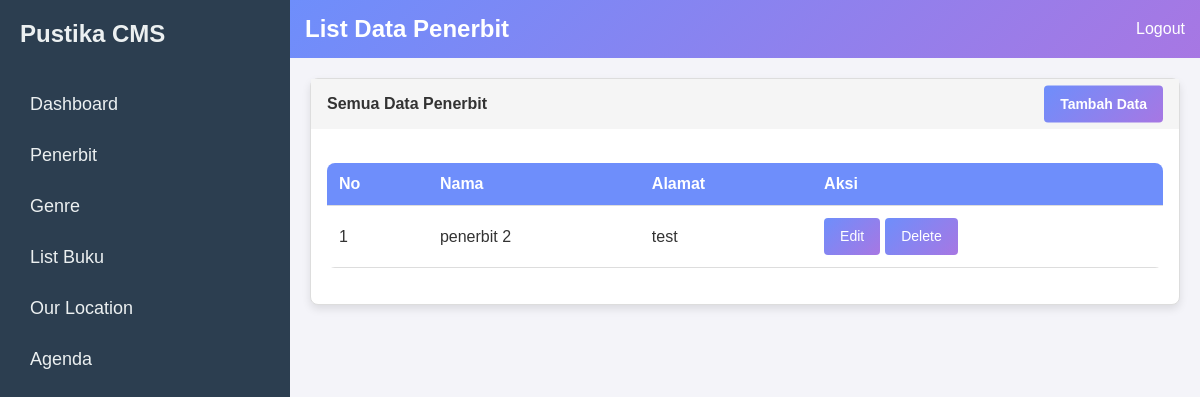
Page /admin-penerbit/index (signed in) on the earlier database version.
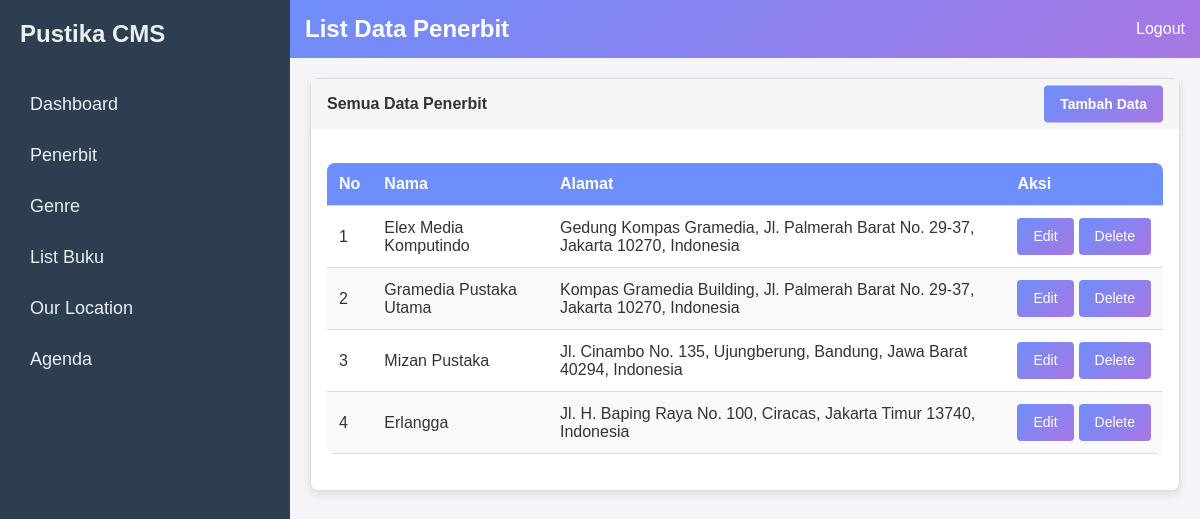
Same page on the later database version.
### tables this page shows
CREATE TABLE `penerbit` (
  `id` int NOT NULL AUTO_INCREMENT,
  `nama` varchar(255) DEFAULT NULL,
  `alamat` text,
  `created_at` timestamp NULL DEFAULT CURRENT_TIMESTAMP,
  PRIMARY KEY (`id`)
);

### Core/ResponseFactory.php (called while the page is built, shortened)
<?php
class ResponseFactory
{
    public static function view($config, $templates, $data = []): Response
    {
        extract($data);
        if (is_array($templates)) {
            foreach ($templates as $template) {
                include $config::VIEW_PATH . str_replace('.', DIRECTORY_SEPARATOR, $template) . '.php';
            }
        } else {
            include $config::VIEW_PATH . str_replace('.', DIRECTORY_SEPARATOR, $templates) . '.php';
        }
        $content = ob_get_clean();
        if (isset($data['layout'])) {
            $layoutPath = $config::VIEW_PATH . 'layouts/' . $data['layout'] . '.php';
            if (file_exists($layoutPath)) {
                include $layoutPath;
                $responseContent = ob_get_clean();
            } else {
                $responseContent = $content;
            }
        } else {
            $responseContent = $content;
        }
        return new Response($responseContent, [
            'Content-Type' => 'text/html'
        ], 200);
    }
}

### Core/helpers.php (called while the page is built, shortened)
<?php
if (!function_exists('view')) {
    function view($views, $data = [], $layout = null)
    {
        $data['layout'] = $layout;
        return ResponseFactory::view(app()->getConfig(), $views, $data);
    }
}
if (!function_exists('session')) {
    function session($key, ...$value)
    {
        return $_SESSION[$key] ?? null;
    }
}
if (!function_exists('auth')) {
    function auth(...$user)
    {
        $modelClass = 'App\\Models\\User';
        if (class_exists($modelClass)) {
            return session('user_auth') ?? new $modelClass();
        }
        throw new \Exception('User model configuration is missing or invalid.');
    }
}
if (!function_exists('app')) {
    function app()
    {
        return Pustika::getInstance();
    }
}

### App/Controllers/AdminPenerbitController.php (called while the page is built, shortened)
<?php
class AdminPenerbitController
{
    protected $penerbitModel;
    public function __construct()
    {
        $this->penerbitModel = new Penerbit();
    }
    public function index(Request $request)
    {
        $data = [
            'user' => auth(),
            'penerbit' => $this->penerbitModel->all()
        ];
        return view('admin/penerbit/index', $data, 'admin');
    }
}

### Core/Router.php (called while the page is built, shortened)
<?php
class Router
{
    protected $config;
    public function __construct($config)
    {
        $this->config = $config;
    }
    public function handle(Request $request): Response
    {
        $uri = $request->server('REQUEST_URI');
        $uri = str_replace($this->config::BASE_URL, "", $uri);
        $args = explode('/', trim($uri, '/'));
        if (1 === count($args)) {
            $controller = $this->config::DEFAULT_CONTROLLER;
            $method = array_shift($args) ?: $this->config::ACTION_INDEX;
        } else {
            $controller = array_shift($args);
            $method = array_shift($args);
        }
        $method = explode('?', $method, 2)[0];
        $controller = $this->convertToCamelCase($controller);
        $method = $this->convertToStudlyCaps($method);
        return $this->run($controller, $method, $args, $request);
    }
    protected function convertToCamelCase($value): string
    {
        return str_replace(' ', '', ucwords(str_replace('-', ' ', $value)));
    }
    protected function convertToStudlyCaps($value): string
    {
        return lcfirst($this->convertToCamelCase($value));
    }
    protected function run($controller, $method, $args, Request $request): Response
    {
        array_unshift($args, $request);
        $class = $this->config::CONTROLLER_NAMESPACE."\\{$controller}Controller";
        if (class_exists($class) && is_callable($toCall = [new $class, $method])) {
            $result = call_user_func_array($toCall, $args);
        } else {
            $class = $this->config::CONTROLLER_NAMESPACE.'\\'.$this->config::DEFAULT_CONTROLLER.'Controller';
            $result = call_user_func([new $class, $this->config::ACTION_404], $request);
        }
        return $result;
    }
}

### public/index.php (called while the page is built, shortened)
<?php
require_once dirname(__DIR__) . '/Core/helpers.php';
$app = Core\Pustika::getInstance(App\Config::class);

### Core/Database.php (called while the page is built, shortened)
<?php
final class Database
{
    private static $conn = null;
    public static function getConnection()
    {
        if (is_null(self::$conn)) {
            $c = app()->getConfig()::DB_CONFIG;
            $dsn = "mysql:host={$c['host']};dbname={$c['dbname']};";
            if (isset($c['port'])) {
                $dsn .= "port={$c['port']};";
            }
            self::$conn = new \PDO(
                $dsn,
                $c['username'],
                $c['password']
            );
            self::$conn->setAttribute(\PDO::ATTR_ERRMODE, \PDO::ERRMODE_EXCEPTION);
        }
        return self::$conn;
    }
}

### Core/Model.php (called while the page is built, shortened)
<?php
class Model
{
    protected $table = null;
    protected $query = '';
    protected $params = [];
    public function all($columns = ['*'], $fetchStyle = \PDO::FETCH_BOTH)
    {
        $columns = implode(",", $columns);
        $stmt = Database::getConnection()
            ->prepare("SELECT $columns FROM $this->table" . $this->query);
        $stmt->execute($this->params);
        return $stmt->fetchAll($fetchStyle);
    }
}

### Core/View.php (called while the page is built, shortened)
<?php
class View
{
    protected static $sections = [];
    protected static $currentSection;
    public static function startSection($name)
    {
        self::$currentSection = $name;
    }
    public static function endSection()
    {
        if (self::$currentSection) {
            self::$sections[self::$currentSection] = ob_get_clean();
            self::$currentSection = null;
        }
    }
    public static function yieldSection($name)
    {
        return self::$sections[$name] ?? '';
    }
}

### Core/Response.php (called while the page is built, shortened)
<?php
class Response
{
    protected $content = '';
    public function __construct($content = '', $headers = [], $statusCode = 200)
    {
        $this->content = $content;
    }
    public function getContent(): string
    {
        return $this->content;
    }
}

### App/Views/admin/penerbit/index.php (the view, shortened to what this page needs)
<header class="header">
    <h1>List Data Penerbit</h1>
    <div class="header-right">
        <a href="/auth/logout" onclick="return confirm('Apakah anda ingin logout?')" class="header-link">Logout</a>
    </div>
</header>
<div class="card">
    <div class="card-header">
        Semua Data Penerbit
        <a href="/admin-penerbit/create" class="btn btn-sm btn-primary create-btn">Tambah Data</a>
    </div>
    <div class="card-body">
        <br>
        <table class="styled-table">
            <thead>
                <tr>
                    <th>No</th>
                    <th>Nama</th>
                    <th>Alamat</th>
                    <th>Aksi</th>
                </tr>
            </thead>
            <tbody>
                <?php foreach ($penerbit as $row => $item): ?>
                <tr>
                    <td><?php echo htmlspecialchars($row + 1); ?></td>
                    <td><?php echo htmlspecialchars($item['nama']); ?></td>
                    <td><?php echo htmlspecialchars($item['alamat']); ?></td>
                    <td>
                        <div class="btn-group">
                            <a href="/admin-penerbit/edit/<?php echo $item['id']; ?>"
                                class="btn btn-sm btn-primary">Edit</a>
                            <a href="/admin-penerbit/delete/<?php echo $item['id']; ?>" class="btn btn-sm btn-primary"
                                onclick="return confirm('Apakah anda yakin ingin menghapus data ini?')">Delete</a>
                        </div>
                    </td>
                </tr>
                <?php endforeach; ?>
            </tbody>
        </table>
    </div>
</div>

### App/Views/layouts/admin.php (shortened to what this page needs)
<!DOCTYPE html>
<html lang="en">
<head>
    <link rel="stylesheet" href="/assets/css/admin.css">
</head>
<body>
    <div class="container">
        <aside class="sidebar">
            <div class="sidebar-header">
                <h2>Pustika CMS</h2>
            </div>
            <nav class="sidebar-nav">
                <ul>
                    <li><a href="/dashboard/index">Dashboard</a></li>
                    <li><a href="/admin-penerbit/index">Penerbit</a></li>
                    <li><a href="/admin-genre/index">Genre</a></li>
                    <li><a href="/admin-buku/index">List Buku</a></li>
                    <li><a href="/admin-our-location/index">Our Location</a></li>
                    <li><a href="/admin-agenda/index">Agenda</a></li>
                </ul>
            </nav>
        </aside>
        <main class="main-content">
            <header>
                <?php echo \Core\View::yieldSection('header'); ?>
            </header>
            <div class="content">
                <?php echo \Core\View::yieldSection('content'); ?>
            </div>
        </main>
    </div>
</body>
</html>

### Core/Pustika.php (shortened to what this page needs)
<?php
class Pustika
{
    protected static $instance = null;
    protected $config;
    protected $request;
    protected $router;
    protected $response;
    private function __construct($config = [])
    {
        $this->config = $config;
    }
    public static function getInstance($config = \Core\Config::class): Pustika
    {
        if (is_null(self::$instance) && !empty($config)) {
            self::$instance = new Pustika($config);
            self::$instance->request = self::$instance->makeRequest();
            self::$instance->router = new Router(self::$instance->config);
            self::$instance->response = self::$instance->routeRequest();
        }
        return self::$instance;
    }
    protected function makeRequest()
    {
        return new Request(
            $this->config::getGlobals()['get'],
            $this->config::getGlobals()['post'],
            $this->config::getGlobals()['files'],
            $this->config::getGlobals()['server'],
            $this->config::getGlobals()['cookie'],
            $this->config::getGlobals()['request']
        );
    }
    protected function routeRequest()
    {
        return $this->router->handle($this->request);
    }
    public function sendResponse(): void
    {
        echo $this->response->getContent();
        $res = ob_get_contents();
        echo $res;
    }
    public function getConfig()
    {
        return $this->config;
    }
}

### public/assets/css/admin.css (style rules this page uses)
body, h1, h2, p { margin: 0; padding: 0; box-sizing: border-box; }
body { font-family: Arial, sans-serif; background-color: #f4f4f9; color: #333; display: flex; height: 100vh; margin: 0; }
.container { display: flex; flex: 1; }
.sidebar { width: 250px; background-color: #2c3e50; color: #ecf0f1; padding: 20px; display: flex; flex-direction: column; position: relative; }
.sidebar-header h2 { font-size: 24px; margin-bottom: 20px; }
.sidebar-nav ul { list-style: none; padding: 0; }
.sidebar-nav ul li { margin-bottom: 10px; }
.sidebar-nav ul li a { text-decoration: none; color: #ecf0f1; font-size: 18px; display: block; padding: 10px; border-radius: 5px; }
.main-content { flex: 1; display: flex; flex-direction: column; }
.header { background: linear-gradient(135deg, #6e8efb, #a777e3); color: #fff; padding: 15px; display: flex; justify-content: space-between; align-items: center; }
.header h1 { font-size: 24px; }
.header-right { display: flex; }
.header-link { color: #fff; text-decoration: none; margin-left: 15px; font-size: 16px; }
.content { padding: 20px; flex: 1; }
.card { border: 1px solid #ddd; border-radius: 8px; box-shadow: 0 4px 8px rgba(0, 0, 0, 0.1); background-color: #fff; margin-bottom: 20px; }
.create-btn { float: right; padding: 10px 20px; text-decoration: none; display: inline-block; }
.card-header { background-color: #f5f5f5; padding: 16px; font-size: 1em; font-weight: bold; position: relative; }
.card-header .create-btn { position: absolute; right: 16px; top: 50%; transform: translateY(-50%); background: linear-gradient(135deg, #6e8efb, #a777e3); color: #fff; text-align: center; }
.card-body { padding: 16px; }
.btn { padding: 12px 24px; border: none; border-radius: 4px; cursor: pointer; font-size: 16px; display: inline-block; text-decoration: none; text-align: center; line-height: 1.5; transition: background-color 0.3s, box-shadow 0.3s; }
.btn-sm { padding: 8px 16px; font-size: 14px; }
.btn-primary { background: linear-gradient(135deg, #6e8efb, #a777e3); color: #fff; transition: background 0.3s ease; }
.styled-table { width: 100%; border-collapse: collapse; margin-bottom: 20px; background-color: #fff; border-radius: 8px; overflow: hidden; }
.styled-table th, .styled-table td { padding: 12px; text-align: left; border-bottom: 1px solid #ddd; }
.styled-table th { background: #6e8efb; color: #fff; }
.styled-table tr:nth-child(even) { background-color: #f9f9f9; }
.btn-group { display: flex; gap: 5px; }

Differences in the rows shown:
changed penerbit: nama "penerbit 2" → "Elex Media Komputindo"; alamat "test" → "Gedung Kompas Gramedia, Jl. Palmerah Barat No. 29-37, Jakarta 10270, Indonesia"
added penerbit: nama "Gramedia Pustaka Utama", alamat "Kompas Gramedia Building, Jl. Palmerah Barat No. 29-37, Jakarta 10270, Indonesia"
added penerbit: nama "Mizan Pustaka", alamat "Jl. Cinambo No. 135, Ujungberung, Bandung, Jawa Barat 40294, Indonesia"
added penerbit: nama "Erlangga", alamat "Jl. H. Baping Raya No. 100, Ciracas, Jakarta Timur 13740, Indonesia"
